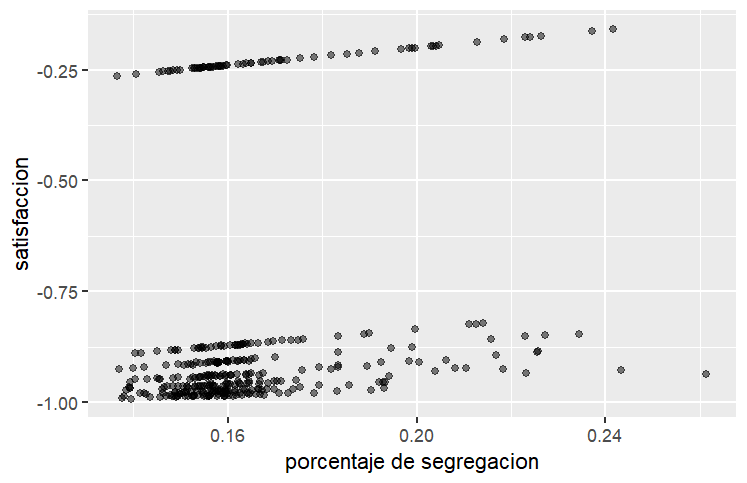

The R source for this figure:
install.packages("tidyverse")
install.packages("janitor")

library(tidyverse)
library(janitor)

data <- read_csv("segregación_felicidad alto_impacto_alta_probabilidad-table.csv", 
                 skip = 6) |>
  janitor::clean_names()

max_step <- max(data$step)

data |> 
  filter(step == max_step) |>
  ggplot(aes (x = indice_segregacion, y = mean_satisfaccion_of_turtles)) +
  geom_point (alpha = 0.5) +
  labs (x = "porcentaje de segregacion", y = "satisfaccion")
